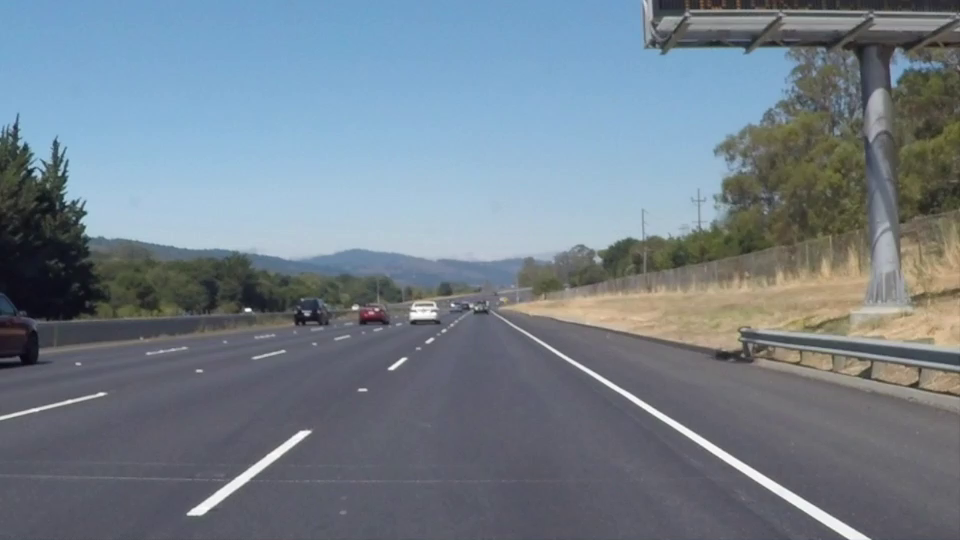
#> input picture frame 0 of Function/Lane detection/test_videos/solidWhiteRight.mp4, 960 x 540 px, given in place of Pothole_trial_18_6_0.mp4, which was not available
$ jupyter execute 'Road_anomaly_detection .ipynb'   (text cells are left out)
#> lines starting #> are read from the running program, lines starting #| are printed output that depends on the picture; pictures that were not available may be replaced by others from this repository, and a replacement may not be noted
[cell 1]
import gmplot
import pandas as pd
import numpy as np
import matplotlib.pyplot as plt
import peakutils
import scipy
import os
import cv2
from PIL import Image

[cell 2]
import pandas as pd
data = pd.read_csv('18-Aug-2021.csv')
#> (reads Function/Road Anomaly detection/18-Aug-2021.csv from the repository)
data.shape

[cell 3]
R = pd.DataFrame()
R['Accx'] = data['Acceleration Sensor(X axis)(g)']
R['Accy'] = data['Acceleration Sensor(Y axis)(g)']
R['Accz'] = data['Acceleration Sensor(Z axis)(g)']
R['Lat'] = data[' Latitude']
R['Longi'] = data[' Longitude']
R['Speed'] = data['Speed (OBD)(km/h)']
R['Time'] = data['Trip Time(Since journey start)(s)']

R = R[R['Time']>0]
print(R.head())

[cell 4]
def average(list):
    # list1 = [w.replace('Acceleration Sensor(Z axis)(g)', '0') for w in list]
    list2 = [float(i) for i in list]
    res = 0
    for ele in list2:
        res += ele
        avg = res / 3
    res = [prod(list2[x:x + 3]) for x in range(0, len(list2), 3)]
    return res
def highpassfilter(Accelerometer_values):
    fc = 0.2
    b = 0.16
    N = int(np.ceil((4 / b)))
    if not N % 2: N += 1
    # Make sure that N is odd.
    n = np.arange(N)

    # Compute a low-pass filter.
    h = np.sinc(2 * fc * (n - (N - 1) / 2))
    w = np.blackman(N)
    h = h * w
    h = h / np.sum(h)

    # Create a high-pass filter from the low-pass filter through spectral inversion
    h = -h
    h[(N - 1) // 2] += 1
    s = np.convolve(Accelerometer_values, h)
    np.set_printoptions(suppress=False)
    s1 = s.astype(
        float)  # amplifying the output by 10 times for further computation
    return s1

[cell 5]
pothole = R[R['Time']>0]
pothole = R[R['Accx']<0.7]
print(pothole.head())

[cell 6]
Speed_breaker = R[R['Time']>0]
Speed_breaker = R[R['Accx']>1.3]
print(Speed_breaker.head())

[cell 7]
def get_index(df):
    time_index = []
    for i in range(df.shape[0]):
        v = df['Speed'].iloc[i] * (5/18)
        x = df['Time'].iloc[i] - (14.34 / v)
        x = round(x)*2
        time_index.append(x)
    return time_index

[cell 8]
time_pothole = get_index(pothole)
print(time_pothole)
time_speed_breaker = get_index(Speed_breaker)
print(time_speed_breaker)

[cell 9]
# for pothole
P = []
for i in time_pothole:
    x = int(i/2)
    P.append(x)
print(P)

# for speed breaker
S = []
for i in time_speed_breaker:
    y = int(i/2)
    S.append(y)
print(S)

[cell 10]
def get_locations(df, X):
    Lat = []
    Long = []
    for i in range(len(X)):
        x = df['Lat'].iloc[X[i]]
        y = df['Longi'].iloc[X[i]]
        Lat.append(x)
        Long.append(y)
    return Lat, Long

[cell 11]
potholes_lat, potholes_long = get_locations(R, P)
speed_breaker_lat, speed_breaker_long = get_locations(R, S)

[cell 12]
def PlotMap(latitude_potholes, longitude_potholes, latitude_speed_breaker, longitude_speed_breaker):
    gmap = gmplot.GoogleMapPlotter(R['Lat'].iloc[1], R['Longi'].iloc[1], 17)
    gmap.scatter(latitude_potholes, longitude_potholes, 'red', size=6, marker=False)
    gmap.scatter(latitude_speed_breaker, longitude_speed_breaker, 'yellow', size=6, marker=False)
    gmap.draw("road_anomalies_1.html")

[cell 13]
PlotMap(potholes_lat, potholes_long, speed_breaker_lat, speed_breaker_long)
#> (the call stopped at in PlotMap, `gmap = gmplot.GoogleMapPlotter(R['Lat'].iloc[1], R['Longi'].iloc[1], 17)`: gmplot is not available in this run)

[cell 14]
vidcap = cv2.VideoCapture('Pothole_trial_18_6_0.mp4')

[cell 15]
def set_video(video):
    def getFrame(x):
#> called with x = 0
        video.set(cv2.CAP_PROP_POS_MSEC, x * 1000)
        hasFrames, image = video.read()
#> image is the input picture: shape (540, 960, 3); mean B, G, R 138.4, 127.2, 114.8
        if hasFrames:
            #cv2.imwrite("image" + str(count) + ".jpg", image)  # save frame as JPG file
            cv2.imwrite(str(count) + ".jpg", image)
        return hasFrames

    sec = 0
    frameRate = 0.5  # //it will capture image in each 0.5 second
    count = 1
    success = getFrame(sec)
#> success = True
    while success:
        count = count + 1
        sec = sec + frameRate
        sec = round(sec, 2)
        success = getFrame(sec)
#> this loop made 18 passes
#> (sec, success) on passes 1 to 12: (0.5, True), (1, True), (1.5, True), (2, True), (2.5, True), (3, True), (3.5, True), (4, True), (4.5, True), (5, True), (5.5, True), (6, True)
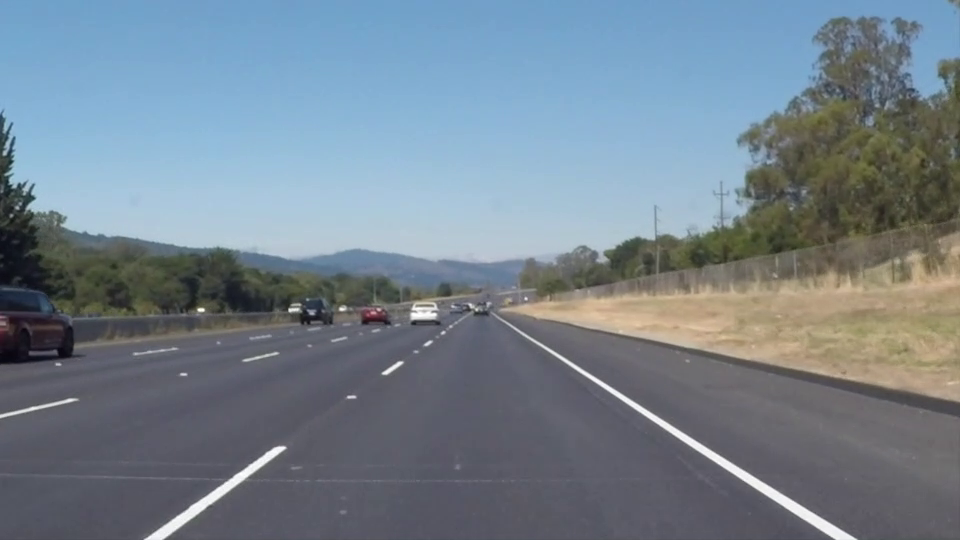
#> input picture frame 13 of Function/Lane detection/test_videos/solidWhiteRight.mp4, 960 x 540 px, given in place of Pothole_trial_18_6_0.mp4, which was not available
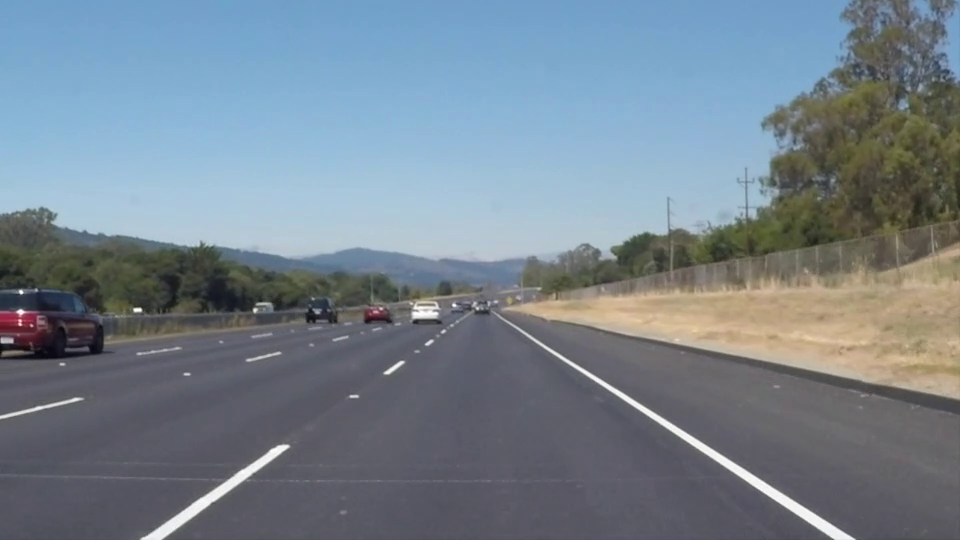
#> input picture frame 25 of Function/Lane detection/test_videos/solidWhiteRight.mp4, 960 x 540 px, given in place of Pothole_trial_18_6_0.mp4, which was not available
#> pass 3, in getFrame (call 4), `hasFrames, image = video.read()`:
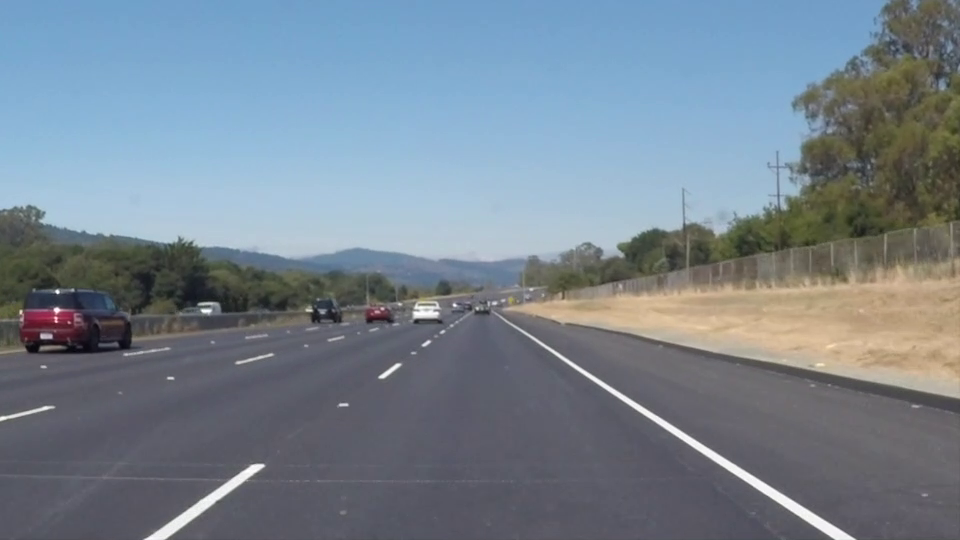
#> image: shape (540, 960, 3); mean B, G, R 143.8, 131.8, 118.8
#> after the loop, count = 19; sec = 9

[cell 16]
set_video(vidcap)

[cell 17]
path = os.getcwd()
ImageDetected = [f for f in os.listdir(path) if f.endswith('.jpg')]

[cell 18]
images = ImageDetected

lst = []
for k in images:
    temp = k.split('.')
    first = temp[0]
    lst.append(int(first))

lst.sort()

imagetemp = []
for k in lst:
    imagetemp.append(str(k) + ".jpg")

#print(imagetemp)
images = imagetemp

# print(images)

[cell 19]
def get_images(time):
    image = []
    for i in time:
        image.append(images[i-4:i])
    #rint(image_pothole)
    x = len(image)
    y = len(image[0])
    all_images = []
    for i in range(x):
        for j in range(y):
            all_images.append(image[i][j])

    return all_images

[cell 20]
pothole_images = get_images(time_pothole)

[cell 21]
speed_breaker_images = get_images(time_speed_breaker)
